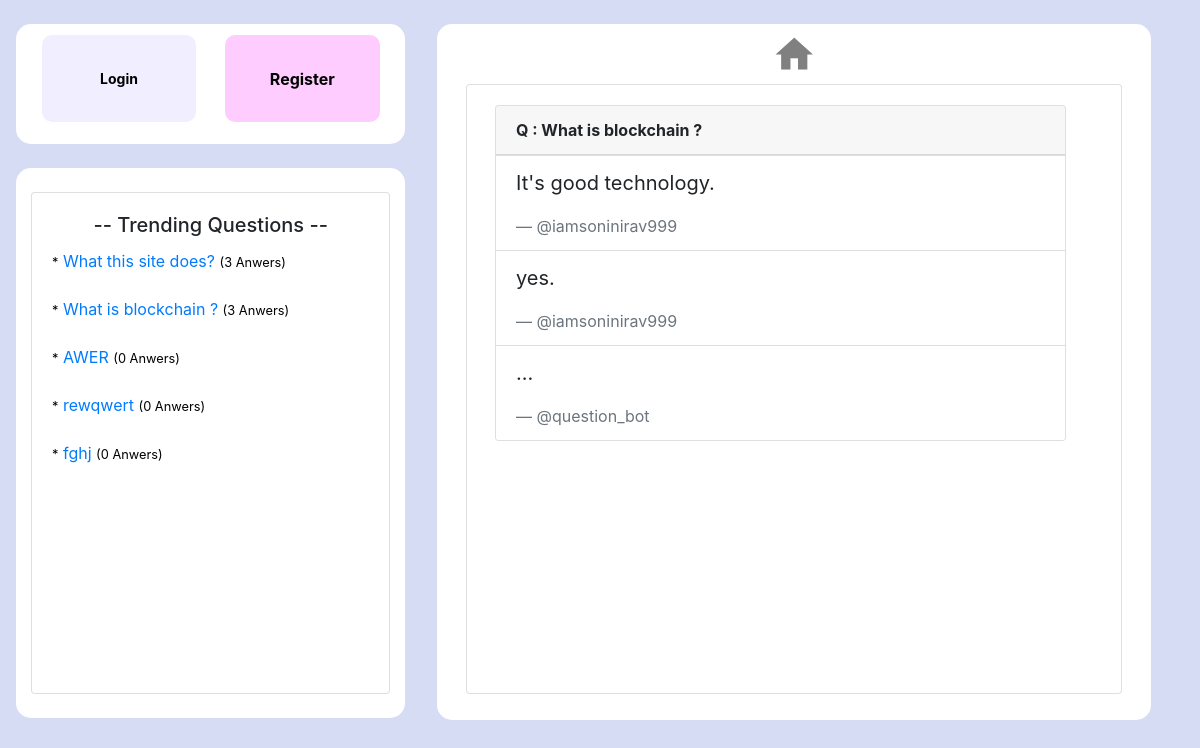
The page /question/4/answer/ on the database its author committed.
### Question_App/models.py (models this page shows, shortened)
class Question(models.Model):
    user=models.ForeignKey(User,on_delete=models.CASCADE)  #user who is logged in
    title=models.CharField(max_length=200) # title of qestion
    question=models.TextField() #question
    created_time= models.DateTimeField(auto_now=True) #question creation time
    answer_count=models.IntegerField(default=0) #total reply or answer count
    qustion_upvote=models.IntegerField(default=0) #question upvote
    question_downvote=models.IntegerField(default=0) #question q

class Answer(models.Model):
    user=models.ForeignKey(User,on_delete=models.CASCADE) #user who logged in
    selected_question=models.ForeignKey(Question,on_delete=models.CASCADE) #selected question for which we wants to answer
    answer=models.TextField() #answer for question
    answer_created_time=models.DateTimeField(auto_now=True) #time when user answered the question
    answer_upvote=models.IntegerField(default=0) #answer upvote
    answer_downvote=models.IntegerField(default=0) #answer downvote
    def __str__(self):
        return self.answer

### Question_App/views.py (the view)
# urls.py: path('question/<int:pk>/answer/',views.AnswerCreateDetailView,name='question-detail'),
def AnswerCreateDetailView(request,pk):
    if request.method == 'POST':
        form = AnswerForm(request.POST)
        if form.is_valid():
            a=form.save(commit=False)
            a.user=request.user
            a.selected_question=Question.objects.get(id=pk)
            a.save()
            form=AnswerForm()
            messages.success(request,'Your Answer Posted Succesfully ! ')
    else:
        form = AnswerForm()
    context={
        'A_list':Answer.objects.all(),
        'A_list_filter':Answer.objects.filter(selected_question=pk).order_by('-answer_created_time'),#order by answer_created_time
        'question':Question.objects.values('question').filter(id=pk)[0]['question'], #wil give question from table according to
        'form':form,
        'title':'| Answers'
    }
    return render(request, 'ui/answer_detail.html', context)

### Question_App/templates/ui/answer_detail.html (shortened to what this page needs)
{% extends "ui/base.html"%}
{% load crispy_forms_tags %}
{% block content %}
  <div class="card mt-3 ml-2" style="width:93%;">
  <div class="card-header">
    <strong>Q : {{ question }}</strong>
  </div>
  <ul class="list-group list-group-flush">
    {% for i in A_list_filter %}
      <li class="list-group-item">
        <blockquote class="blockquote mb-0">
          <p>{{ i }}.</p>
          <footer class="blockquote-footer">@{{ i.user }}</footer>
        </blockquote>
      </li>
  {% endfor %}
</ul>
</div>
{% endblock %}

### Question_App/templates/ui/base.html (shortened to what this page needs)
<!DOCTYPE html>
{% load static %}
<html lang="en">
<head>
  <link rel="stylesheet" href="https://maxcdn.bootstrapcdn.com/bootstrap/4.5.0/css/bootstrap.min.css">
</head>
<body style="background-color:#1030bb2b;" >
  <div class="row ml-3 mr-3 mt-4 mb-2">
      <div class="col-sm-4">
{% if user.is_authenticated %}
        <div class="row" style="height:200px;border-style:none!important;">
          <div class="col-sm-12 bg-white" style="border-radius:15px; ">
            <a href="{% url 'my-question' %}"><button type="submit" class="buttonx btn-sm" style="height:37%; margin-top:4%; font-size:18px; font-weight:600;">My Questions</button></a>
            <a href="{% url 'my-answer' %}"><button type="submit" class="buttonx btn-sm" style="float:right; background-color:#ffccff; height:37%; margin-top:4%; font-size:18px;font-weight:600;">My Answers</button></a>
            <a href="{% url 'question-create' %}"><button type="submit" class="buttonx btn-sm" style="height:37%; margin-top:1%; margin-bottom:3%; font-size:18px; font-weight:600; background-color: #ccffe6;">Ask Question</button></a>
            <a href="{% url 'logout' %}"><button type="submit" class="buttonx btn-sm" style="float:right; background-color: #ffb3b3; height:37%; margin-top:1%; margin-bottom:3%; font-size:18px; font-weight:600;">Logout</button></a>
          </div>
        </div>
{% else %}
        <div class="row" style="height:120px;border-style:none!important;">
          <div class="col-sm-12 bg-white" style="border-radius:15px; ">
            <a href="{% url 'login' %}"><button class="buttonx btn-sm"><strong>Login</strong></button></a>
            <a href="{% url 'register' %}"><button class="buttonx" style="float:right; background-color:#ffccff;"><strong>Register</strong></button></a>
          </div>
        </div>
{% endif %}
        <br>
        {% if user.is_authenticated %}
                <div class="row" style="height:470px;border-style:none!important;">
                  <div class="col-sm-12 bg-white" style="border-radius:15px; ">
                    <br>
                    <div class="card" >
                      <div class="card-body">
                        <h5 class="card-title"style="text-align:center;"> -- Trending Questions --</h5>
                        <div style="overflow-y:auto;height:320px;">
        {% else %}
                <div class="row" style="height:550px;border-style:none!important;">
                  <div class="col-sm-12 bg-white" style="border-radius:15px; ">
                    <br>
                    <div class="card" >
                      <div class="card-body">
                        <h5 class="card-title"style="text-align:center;"> -- Trending Questions --</h5>
                        <div style="overflow-y:auto; height:400px;">
        {% endif %}
                          {% for t in trending_question %}
                            <a href="{% url 'question-detail' t.0 %}" style="text-decoration:none;"><p class="card-text"><small style="color:black;">*</small> {{ t.1 }} <small style="color:black;">({{ t.2 }} Anwers)</small> </p></a><br>
                          {% endfor %}
                        </div>
                        <br>
                      </div>
                    </div>
                  </div>
                </div>
        <br>
      </div>
      <div class="col-sm-8" style="">
        <div class="row">
          <div class="p-3" ></div>
          <div class="col-sm-11 bg-white" style="height:696px; border-radius:15px; ">
            <div class="row pt-2">
                <span class="material-icons" style="font-size:45px;margin:0 auto;"><a href="{% url 'home' %}" style="  text-decoration:none; color:grey;">home</a></span>
          </div>
            <div class="card pb-4"style="margin:1% 2%;">
              <div class="card-body pt-1">
                <div style="overflow-y:auto;height:560px;">
{% block content %}
{% endblock %}
                </div>
              </div>
            </div>
          </div>
        </div>
      </div>
  </div>
</body>
</html>

### Question_App/templates/ui/base.html (style rules this page uses)
.buttonx { background-color: #f1efff; border: none; width:43%; text-align: center; border-radius: 10px; height:73%; margin:3%; outline-style: none!important; float:left; display: block; }

### rows shown on the page
Question: question "What this site does?", t "3"
Question: question "What is blockchain ?", t "3"
Question: question "AWER", t "0"
Question: question "rewqwert", t "0"
Question: question "fghj", t "0"
Answer: answer "It's good technology", user "iamsoninirav999"
Answer: answer "yes", user "iamsoninirav999"
Answer: answer "..", user "question_bot"
